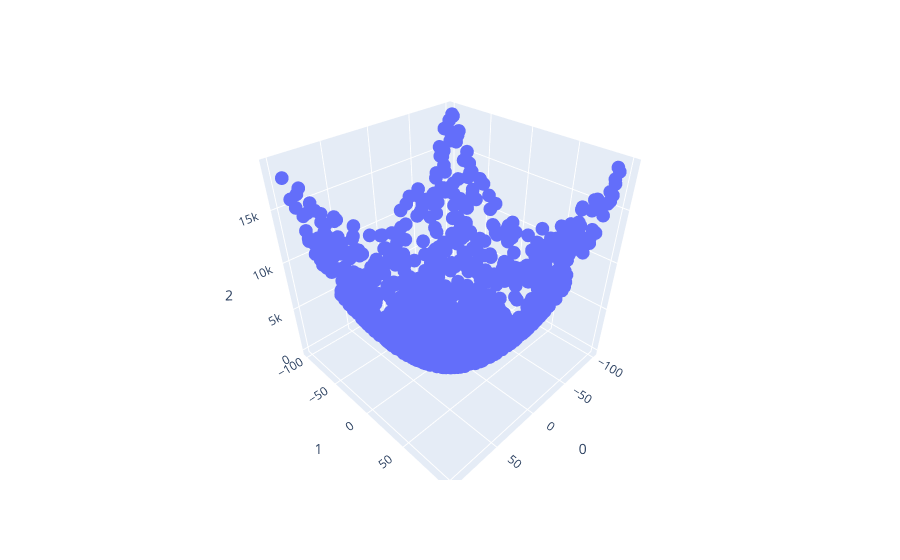

The notebook cell this image was saved under:
### Code cell
rand = np.random.default_rng(42)

#Defining the values we talked about
a = -100
b = 100
n = int(1e3)
sigma = 2

#Our target function f
def f(x,y):
    return x**2+y**2


xcoords = rand.uniform(low=a,high=b,size=(n,2))
noise = rand.normal(loc=0,scale=(sigma,1))
zcoords = f(xcoords[:,0],xcoords[:,1]) + noise

coords = np.concatenate((xcoords,ycoords,zcoords),axis=1)

#Simple scatter plot for visualisation

fig = px.scatter_3d(coords,x=0,y=1,z=2)
fig.show()

### Figure 1 — Plotly figure (JSON) as saved in the notebook; plotly's stock layout.template omitted (floating-point values rounded to 4 significant figures; data arrays with more than 128 entries replaced by an {"elided": "..."} marker saying what was removed)
{"data": [{"hovertemplate": "0=%{x}<br>1=%{y}<br>2=%{z}<extra></extra>", "legendgroup": "", "marker": {"color": "#636efa", "symbol": "circle"}, "mode": "markers", "name": "", "scene": "scene", "showlegend": false, "type": "scatter3d", "x": {"elided": "1000 float values"}, "y": {"elided": "1000 float values"}, "z": {"elided": "1000 float values"}}], "layout": {"legend": {"tracegroupgap": 0}, "margin": {"t": 60}, "scene": {"domain": {"x": [0, 1], "y": [0, 1]}, "xaxis": {"title": {"text": "0"}}, "yaxis": {"title": {"text": "1"}}, "zaxis": {"title": {"text": "2"}}}}}
